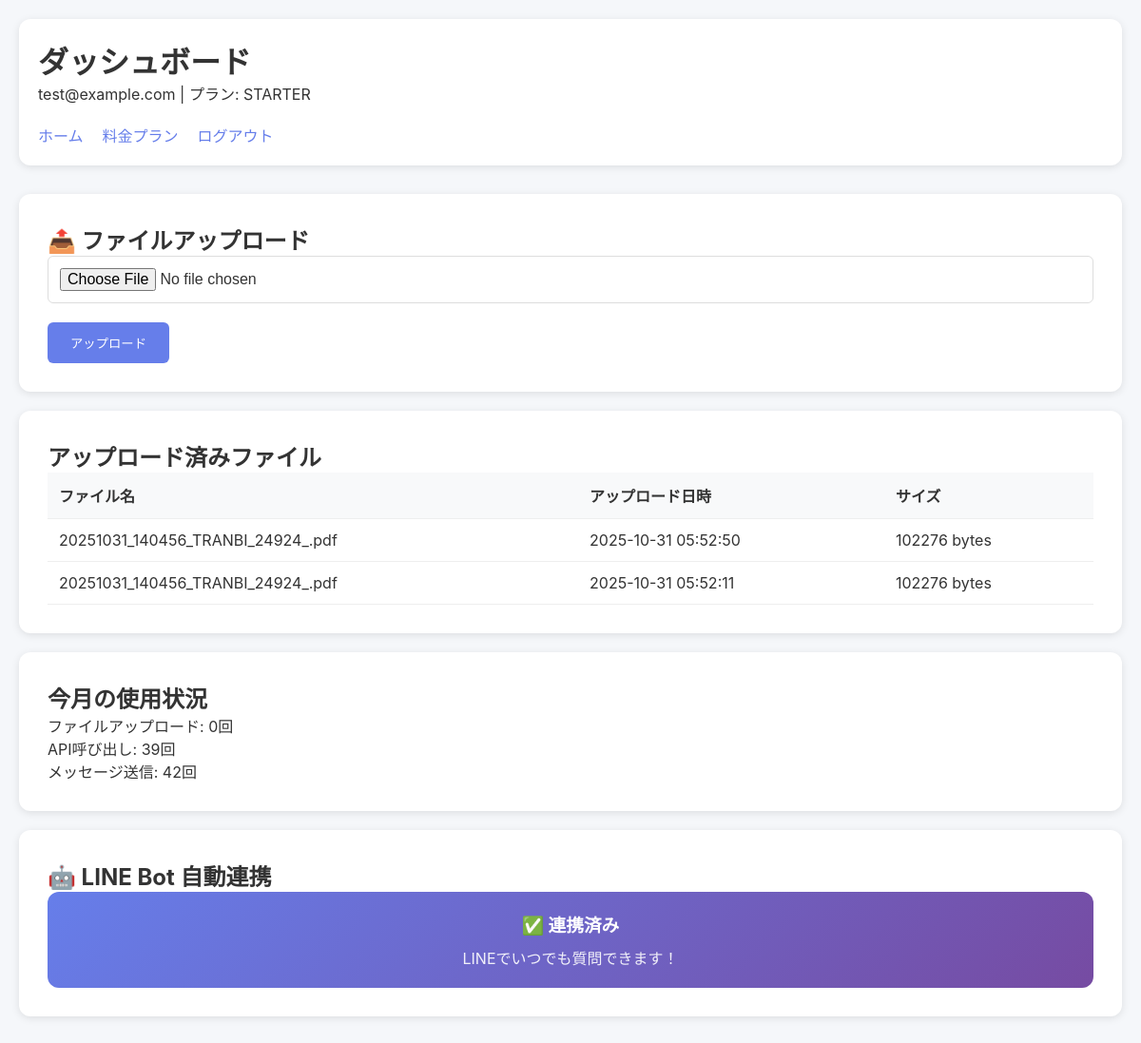
The page /dashboard (signed in) on the database as committed earlier.
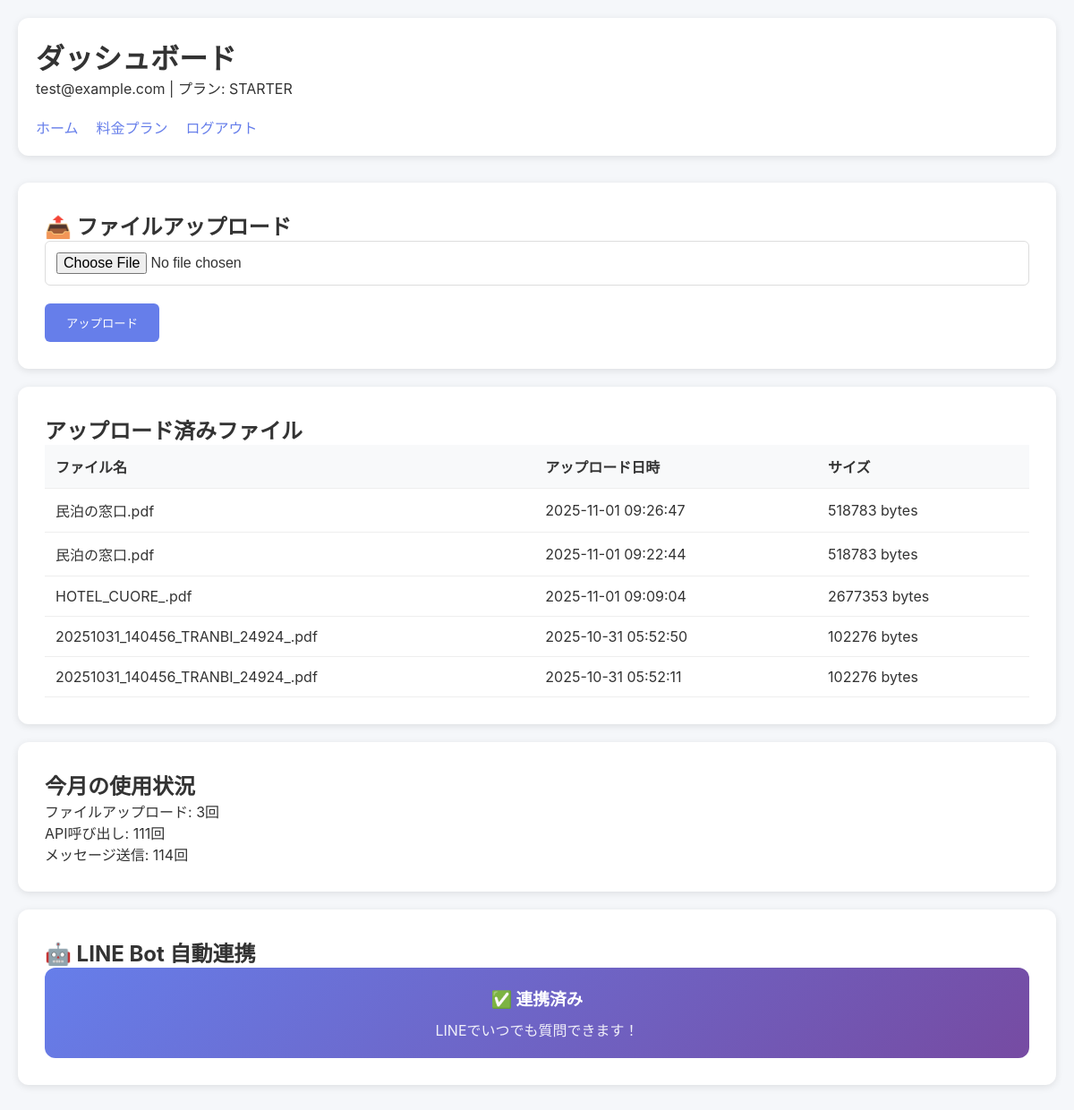
The same page on the database as committed later.
### tables this page shows
CREATE TABLE users (
        id INTEGER PRIMARY KEY AUTOINCREMENT,
        email TEXT UNIQUE NOT NULL,
        password_hash TEXT NOT NULL,
        stripe_customer_id TEXT,
        subscription_status TEXT DEFAULT 'inactive',
        plan TEXT DEFAULT 'starter',
        created_at TIMESTAMP DEFAULT CURRENT_TIMESTAMP,
        updated_at TIMESTAMP DEFAULT CURRENT_TIMESTAMP
    , tenant_id INTEGER);

CREATE TABLE files (
        id INTEGER PRIMARY KEY AUTOINCREMENT,
        user_id INTEGER NOT NULL,
        filename TEXT NOT NULL,
        content TEXT,
        file_size INTEGER,
        uploaded_at TIMESTAMP DEFAULT CURRENT_TIMESTAMP, tenant_id INTEGER, file_path TEXT,
        FOREIGN KEY (user_id) REFERENCES users (id)
    );

CREATE TABLE usage_tracking (
        id INTEGER PRIMARY KEY AUTOINCREMENT,
        user_id INTEGER NOT NULL,
        month TEXT NOT NULL,
        files_uploaded INTEGER DEFAULT 0,
        api_calls_made INTEGER DEFAULT 0,
        messages_sent INTEGER DEFAULT 0,
        updated_at TIMESTAMP DEFAULT CURRENT_TIMESTAMP,
        FOREIGN KEY (user_id) REFERENCES users (id),
        UNIQUE(user_id, month)
    );

### main.py (the view)
@app.route('/dashboard')
@login_required
def dashboard():
    try:
        conn = get_db_connection()
        cursor = conn.cursor()
        user_id = session['user_id']
        cursor.execute('''
            SELECT email, plan, subscription_status, created_at
            FROM users WHERE id = ?
        ''', (user_id,))
        user = cursor.fetchone()
        current_month = datetime.now().strftime('%Y-%m')
        cursor.execute('''
            SELECT files_uploaded, api_calls_made, messages_sent
            FROM usage_tracking
            WHERE user_id = ? AND month = ?
        ''', (user_id, current_month))
        usage = cursor.fetchone() or {'files_uploaded': 0, 'api_calls_made': 0, 'messages_sent': 0}
        cursor.execute('''
            SELECT filename, file_size, uploaded_at
            FROM files
            WHERE user_id = ?
            ORDER BY uploaded_at DESC
            LIMIT 10
        ''', (user_id,))
        recent_files = cursor.fetchall()
        cursor.execute('''
            SELECT line_user_id, display_name, is_active
            FROM line_accounts
            WHERE user_id = ? AND is_active = 1
        ''', (user_id,))
        line_accounts = cursor.fetchall()
        plan_limits = PLANS[user['plan']]
        conn.close()
        return render_template('dashboard.html',
            user=user,
            usage=usage,
            files=recent_files,
            line_accounts=line_accounts,
            plan_limits=plan_limits,
            current_month=current_month
        )
    except Exception as e:
        logger.error(f"Dashboard error: {e}")
        flash('ダッシュボードの読み込み中にエラーが発生しました。', 'danger')
        return redirect(url_for('index'))

### main.py (called while the page is built)
def login_required(f):
    @wraps(f)
    def decorated_function(*args, **kwargs):
        if 'user_id' not in session:
            flash('ログインが必要です。', 'warning')
            return redirect(url_for('login'))
        return f(*args, **kwargs)
    return decorated_function

def get_db_connection():
    conn = sqlite3.connect(DATABASE_PATH)
    conn.row_factory = sqlite3.Row
    return conn

### templates/dashboard.html (shortened to what this page needs)
{% extends "base.html" %}
{% block content %}
<div class="header">
    <h1>ダッシュボード</h1>
    <p>{{ user.email }} | プラン: {{ user.plan | upper }}</p>
    <div class="nav">
        <a href="/dashboard">ホーム</a>
        <a href="/pricing">料金プラン</a>
        <a href="/logout">ログアウト</a>
    </div>
</div>
<div class="card">
    <h2>📤 ファイルアップロード</h2>
    <form id="uploadForm" enctype="multipart/form-data">
        <div class="form-group">
            <input type="file" id="fileInput" name="file" accept=".pdf,.docx,.txt" required>
        </div>
        <button type="submit" class="btn" id="uploadBtn">
            <span id="uploadBtnText">アップロード</span>
        </button>
    </form>
</div>
<div class="card">
    <h2>アップロード済みファイル</h2>
    <table class="table">
        <thead>
            <tr>
                <th>ファイル名</th>
                <th>アップロード日時</th>
                <th>サイズ</th>
            </tr>
        </thead>
        <tbody>
            {% for file in files %}
            <tr>
                <td>{{ file.filename }}</td>
                <td>{{ file.uploaded_at }}</td>
                <td>{{ file.file_size }} bytes</td>
            </tr>
            {% else %}
            <tr>
                <td colspan="3">ファイルがありません</td>
            </tr>
            {% endfor %}
        </tbody>
    </table>
</div>
<div class="card">
    <h2>今月の使用状況</h2>
    {% if usage %}
    <p>ファイルアップロード: {{ usage.files_uploaded }}回</p>
    <p>API呼び出し: {{ usage.api_calls_made }}回</p>
    <p>メッセージ送信: {{ usage.messages_sent }}回</p>
    {% else %}
    <p>まだ使用していません</p>
    {% endif %}
</div>
<div class="card">
    <h2>🤖 LINE Bot 自動連携</h2>
    {% if line_accounts %}
    <div style="background: linear-gradient(135deg, #667eea 0%, #764ba2 100%); color: white; padding: 20px; border-radius: 12px; text-align: center;">
        <h3 style="margin: 0 0 10px 0;">✅ 連携済み</h3>
        <p style="margin: 0; opacity: 0.9;">LINEでいつでも質問できます！</p>
    </div>
    {% endif %}
</div>
{% endblock %}

### templates/base.html (shortened to what this page needs)
<!DOCTYPE html>
<html lang="ja">
<head>
</head>
<body>
    <div class="container">
        {% block content %}{% endblock %}
    </div>
</body>
</html>

### templates/base.html (style rules this page uses)
* { margin: 0; padding: 0; box-sizing: border-box; }
body { font-family: -apple-system, BlinkMacSystemFont, 'Segoe UI', sans-serif; background: #f5f7fa; color: #333; }
.container { max-width: 1200px; margin: 0 auto; padding: 20px; }
.header { background: white; padding: 20px; border-radius: 12px; box-shadow: 0 2px 8px rgba(0,0,0,0.1); margin-bottom: 30px; }
.nav { display: flex; gap: 20px; margin-top: 20px; }
.nav a { text-decoration: none; color: #667eea; font-weight: 500; }
.btn { display: inline-block; padding: 12px 24px; background: #667eea; color: white; border: none; border-radius: 6px; cursor: pointer; text-decoration: none; font-weight: 500; }
.card { background: white; padding: 30px; border-radius: 12px; box-shadow: 0 2px 8px rgba(0,0,0,0.1); margin-bottom: 20px; }
.form-group { margin-bottom: 20px; }
.form-group input, .form-group textarea { width: 100%; padding: 12px; border: 1px solid #ddd; border-radius: 6px; font-size: 16px; }
.table { width: 100%; border-collapse: collapse; }
.table th, .table td { padding: 12px; text-align: left; border-bottom: 1px solid #eee; }
.table th { font-weight: 600; background: #f8f9fa; }

Rows that differ between the two databases and show on the page:
added files: filename "民泊の窓口.pdf", uploaded_at "2025-11-01 09:26:47", file_size "518783"
added files: filename "民泊の窓口.pdf", uploaded_at "2025-11-01 09:22:44", file_size "518783"
added files: filename "HOTEL_CUORE_.pdf", uploaded_at "2025-11-01 09:09:04", file_size "2677353"
changed usage_tracking: files_uploaded "0" → "3"; api_calls_made "39" → "111"; messages_sent "42" → "114"
